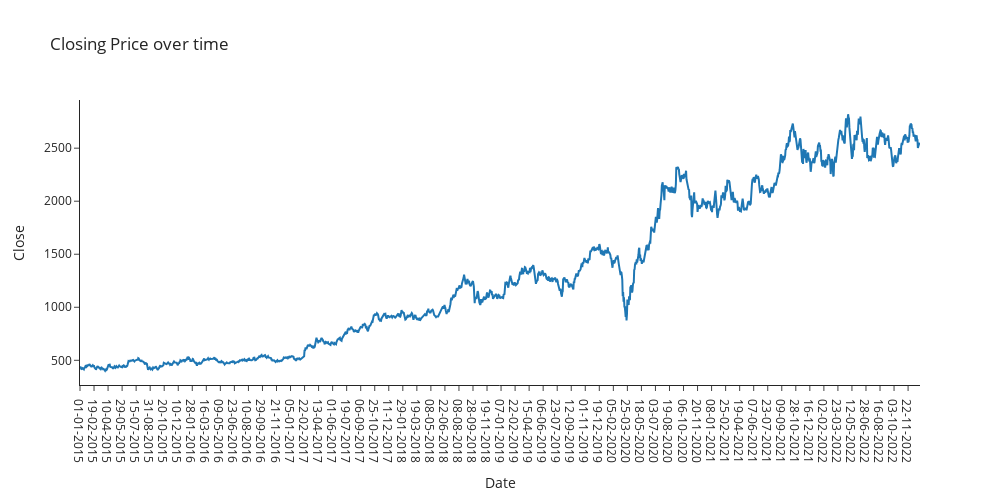

Notebook code for this chart:
### Markdown cell above
Observations :-

1. For all the features density curve is right skewed and all the trend follows the same pattern.

### Code cell
fig = go.Figure([go.Scatter(x=data['Date'], y=data['Close'])])
fig.update_layout(
    autosize=False,
    width=1000,
    height=500,
    title='Closing Price over time',
    template="simple_white",
)

fig.update_xaxes(title="Date")
fig.update_yaxes(title="Close")
fig.show()

### Figure 1 — Plotly figure (JSON) as saved in the notebook; plotly's stock layout.template omitted (floating-point values rounded to 4 significant figures; data arrays with more than 128 entries replaced by an {"elided": "..."} marker saying what was removed)
{"data": [{"type": "scatter", "x": {"elided": "1976 str values"}, "y": {"elided": "1976 float values"}}], "layout": {"autosize": false, "height": 500, "title": {"text": "Closing Price over time"}, "width": 1000, "xaxis": {"title": {"text": "Date"}}, "yaxis": {"title": {"text": "Close"}}}}
